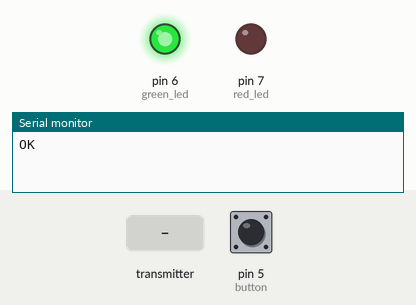
The sketch below on a simulated Arduino Uno, built with avr-gcc and run on an emulated ATmega328P. On the bench: output pins drawn as LEDs (lit = HIGH), the last lines printed to the serial monitor. The inputs (shaded band) are chosen by the test bench; at power-on: pin 5 (button) HIGH. No radio packets arrive unless stated.

Above: at 1.2 s.
1.3 s: the transmitter starts sending myData.0 = 0
At 2.3 s:
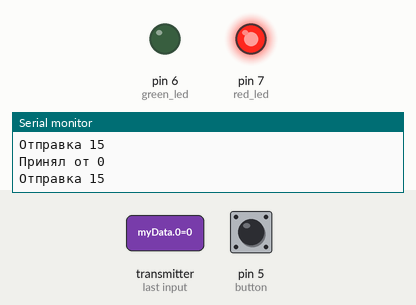
2.8 s: the transmitter starts sending myData.0 = 256
5.8 s: the transmitter starts sending myData.0 = 512
Timing chart, 0 to 8.8 s (numbered marks = the images above; inputs shaded):
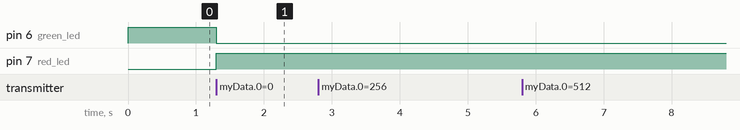

The sketch:

RX.ino
```cpp
#include <SPI.h>
#include <nRF24L01.h>
#include <RF24.h>
RF24 radio(9, 10);

#define button 5  //главная кнопка
#define green_led 6
#define red_led 7

int myData[1];
int ackData[1];
int txData[1];

byte butt;
bool flag = 0;
bool flag2 = 0;
void setup() {
  Serial.begin(9600);
  radio.begin           ();
  radio.setChannel      (0x4c);
  radio.setDataRate     (RF24_2MBPS);
  radio.setPALevel      (RF24_PA_MAX);
  //radio.setRetries(5,10);
  radio.enableAckPayload();
  //radio.setPayloadSize(2);
  radio.enableDynamicPayloads();

  radio.openWritingPipe (0xAABBCCDD77LL);

  radio.openReadingPipe (1, 0xAABBCCDD11LL);
  radio.openReadingPipe (2, 0xAABBCCDD22LL);
  radio.openReadingPipe (3, 0xAABBCCDD33LL);
  radio.openReadingPipe (4, 0xAABBCCDD44LL);
  radio.startListening  ();                                  // Включаем приемник, начинаем прослушивать открытые трубы.
  pinMode(button, INPUT_PULLUP);  //подключение кнопки
  pinMode(red_led, OUTPUT);      //подключение красного светодиода
  pinMode(green_led, OUTPUT);      //подключение зеленого светодиода
  digitalWrite(green_led, 1);
  if (radio.isPVariant()) Serial.println("OK");
  radio.setAutoAck( 0xAABBCCDD77LL , false );
}

int transmit(int trans) {
  radio.flush_tx();
  txData[0] = trans;
  radio.stopListening();
  if (radio.write(&txData, sizeof(txData))) {
    Serial.print("Отправка "); Serial.println(txData[0]);
  } else Serial.println("Феил отправки");
  /*delay(150);
  if (radio.write(&txData, sizeof(txData))) {
    Serial.print("Отправка "); Serial.println(txData[0]);
  } else Serial.println("Феил отправки");*/
  radio.startListening();
  radio.flush_tx();
  flag = 0;
  flag2 = 1;
}

int ledik(int flagg) {
  digitalWrite(red_led, flagg);
  digitalWrite(green_led, !flagg);
}

void loop() {
  if (radio.available() && !flag) {
    flag = 1;
    radio.read(&myData, sizeof(myData));
    ackData[0] = myData[0] * 11;
    radio.writeAckPayload (myData[0], &ackData, sizeof(ackData));
    Serial.print("Принял от ");
    Serial.println(myData[0]);
    ledik(flag);
  }
  if (flag) transmit(15);
  butt = digitalRead(button);
  if (!butt && !flag2) {
    transmit(10);
    ledik(flag);
  }
  if (butt && flag2) flag2 = 0;
  if (radio.rxFifoFull()) {
    Serial.println("Буфер полный!");
    radio.flush_tx();
  }
}
```

Measured:
- after the input at 1.3 s, pin 6 (green_led): HIGH → LOW at once; pin 7 (red_led): LOW → HIGH at once
